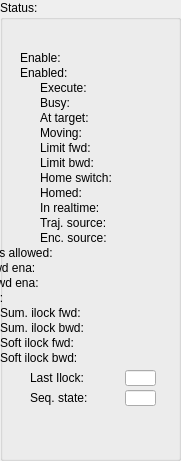
  <widget class="QGroupBox" name="groupBox_4">
   <property name="geometry">
    <rect>
     <x>710</x>
     <y>180</y>
     <width>181</width>
     <height>461</height>
    </rect>
   </property>
   <property name="title">
    <string>Status:</string>
   </property>
   <widget class="caLed" name="caled_67">
    <property name="geometry">
     <rect>
      <x>120</x>
      <y>275</y>
      <width>31</width>
      <height>16</height>
     </rect>
    </property>
    <property name="rectangular">
     <bool>true</bool>
    </property>
    <property name="gradientEnabled">
     <bool>false</bool>
    </property>
    <property name="ledWidth">
     <number>12</number>
    </property>
    <property name="ledHeight">
     <number>12</number>
    </property>
    <property name="channel" stdset="0">
     <string notr="true">$(DEV):$(Axis)-SftLimBwdEna-RB</string>
    </property>
    <property name="falseColor">
     <color>
      <red>160</red>
      <green>160</green>
      <blue>160</blue>
     </color>
    </property>
    <property name="trueColor">
     <color>
      <red>0</red>
      <green>85</green>
      <blue>0</blue>
     </color>
    </property>
   </widget>
   <widget class="caLed" name="caled_45">
    <property name="geometry">
     <rect>
      <x>120</x>
      <y>50</y>
      <width>31</width>
      <height>16</height>
     </rect>
    </property>
    <property name="rectangular">
     <bool>true</bool>
    </property>
    <property name="gradientEnabled">
     <bool>false</bool>
    </property>
    <property name="ledWidth">
     <number>12</number>
    </property>
    <property name="ledHeight">
     <number>12</number>
    </property>
    <property name="channel" stdset="0">
     <string notr="true">$(DEV):$(Axis)-EnaCmd-RB</string>
    </property>
    <property name="falseColor">
     <color>
      <red>160</red>
      <green>160</green>
      <blue>160</blue>
     </color>
    </property>
    <property name="trueColor">
     <color>
      <red>0</red>
      <green>85</green>
      <blue>0</blue>
     </color>
    </property>
   </widget>
   <widget class="caLabel" name="calabel_82">
    <property name="geometry">
     <rect>
      <x>40</x>
      <y>185</y>
      <width>71</width>
      <height>16</height>
     </rect>
    </property>
    <property name="maximumSize">
     <size>
      <width>16777215</width>
      <height>16</height>
     </size>
    </property>
    <property name="text">
     <string>Homed:</string>
    </property>
   </widget>
   <widget class="caLabel" name="calabel_83">
    <property name="geometry">
     <rect>
      <x>40</x>
      <y>200</y>
      <width>71</width>
      <height>16</height>
     </rect>
    </property>
    <property name="maximumSize">
     <size>
      <width>16777215</width>
      <height>16</height>
     </size>
    </property>
    <property name="text">
     <string>In realtime:</string>
    </property>
   </widget>
   <widget class="caLabel" name="calabel_79">
    <property name="geometry">
     <rect>
      <x>40</x>
      <y>110</y>
      <width>71</width>
      <height>16</height>
     </rect>
    </property>
    <property name="maximumSize">
     <size>
      <width>16777215</width>
      <height>16</height>
     </size>
    </property>
    <property name="text">
     <string>At target:</string>
    </property>
   </widget>
   <widget class="caLabel" name="calabel_80">
    <property name="geometry">
     <rect>
      <x>40</x>
      <y>125</y>
      <width>71</width>
      <height>16</height>
     </rect>
    </property>
    <property name="maximumSize">
     <size>
      <width>16777215</width>
      <height>16</height>
     </size>
    </property>
    <property name="text">
     <string>Moving:</string>
    </property>
   </widget>
   <widget class="caLabel" name="calabel_84">
    <property name="geometry">
     <rect>
      <x>40</x>
      <y>215</y>
      <width>71</width>
      <height>16</height>
     </rect>
    </property>
    <property name="maximumSize">
     <size>
      <width>16777215</width>
      <height>16</height>
     </size>
    </property>
    <property name="text">
     <string>Traj. source:</string>
    </property>
   </widget>
   <widget class="caLed" name="caled_62">
    <property name="geometry">
     <rect>
      <x>120</x>
      <y>215</y>
      <width>31</width>
      <height>16</height>
     </rect>
    </property>
    <property name="rectangular">
     <bool>true</bool>
    </property>
    <property name="gradientEnabled">
     <bool>false</bool>
    </property>
    <property name="ledWidth">
     <number>12</number>
    </property>
    <property name="ledHeight">
     <number>12</number>
    </property>
    <property name="channel" stdset="0">
     <string notr="true">$(DEV):$(Axis)-TrjSrcTyp-RB</string>
    </property>
    <property name="falseColor">
     <color>
      <red>160</red>
      <green>160</green>
      <blue>160</blue>
     </color>
    </property>
    <property name="trueColor">
     <color>
      <red>0</red>
      <green>0</green>
      <blue>255</blue>
     </color>
    </property>
   </widget>
   <widget class="caLabel" name="calabel_88">
    <property name="geometry">
     <rect>
      <x>-50</x>
      <y>260</y>
      <width>161</width>
      <height>16</height>
     </rect>
    </property>
    <property name="maximumSize">
     <size>
      <width>16777215</width>
      <height>16</height>
     </size>
    </property>
    <property name="text">
     <string>Softlim fwd ena:</string>
    </property>
   </widget>
   <widget class="caLed" name="caled_54">
    <property name="geometry">
     <rect>
      <x>120</x>
      <y>95</y>
      <width>31</width>
      <height>16</height>
     </rect>
    </property>
    <property name="rectangular">
     <bool>true</bool>
    </property>
    <property name="gradientEnabled">
     <bool>false</bool>
    </property>
    <property name="ledWidth">
     <number>12</number>
    </property>
    <property name="ledHeight">
     <number>12</number>
    </property>
    <property name="channel" stdset="0">
     <string notr="true">$(DEV):$(Axis)-Busy</string>
    </property>
    <property name="falseColor">
     <color>
      <red>0</red>
      <green>85</green>
      <blue>0</blue>
     </color>
    </property>
    <property name="trueColor">
     <color>
      <red>255</red>
      <green>0</green>
      <blue>0</blue>
     </color>
    </property>
   </widget>
   <widget class="caLed" name="caled_56">
    <property name="geometry">
     <rect>
      <x>120</x>
      <y>125</y>
      <width>31</width>
      <height>16</height>
     </rect>
    </property>
    <property name="rectangular">
     <bool>true</bool>
    </property>
    <property name="gradientEnabled">
     <bool>false</bool>
    </property>
    <property name="ledWidth">
     <number>12</number>
    </property>
    <property name="ledHeight">
     <number>12</number>
    </property>
    <property name="channel" stdset="0">
     <string notr="true">$(DEV):$(Axis)-Moving</string>
    </property>
    <property name="falseColor">
     <color>
      <red>0</red>
      <green>85</green>
      <blue>0</blue>
     </color>
    </property>
    <property name="trueColor">
     <color>
      <red>255</red>
      <green>0</green>
      <blue>0</blue>
     </color>
    </property>
   </widget>
   <widget class="caLabel" name="calabel_75">
    <property name="geometry">
     <rect>
      <x>20</x>
      <y>65</y>
      <width>91</width>
      <height>16</height>
     </rect>
    </property>
    <property name="maximumSize">
     <size>
      <width>16777215</width>
      <height>16</height>
     </size>
    </property>
    <property name="text">
     <string>Enabled:</string>
    </property>
   </widget>
   <widget class="caLabel" name="calabel_87">
    <property name="geometry">
     <rect>
      <x>-50</x>
      <y>245</y>
      <width>161</width>
      <height>16</height>
     </rect>
    </property>
    <property name="maximumSize">
     <size>
      <width>16777215</width>
      <height>16</height>
     </size>
    </property>
    <property name="text">
     <string>PLC cmds allowed:</string>
    </property>
   </widget>
   <widget class="caLabel" name="calabel_81">
    <property name="geometry">
     <rect>
      <x>40</x>
      <y>170</y>
      <width>71</width>
      <height>16</height>
     </rect>
    </property>
    <property name="maximumSize">
     <size>
      <width>16777215</width>
      <height>16</height>
     </size>
    </property>
    <property name="text">
     <string>Home switch:</string>
    </property>
   </widget>
   <widget class="caLed" name="caled_57">
    <property name="geometry">
     <rect>
      <x>120</x>
      <y>140</y>
      <width>31</width>
      <height>16</height>
     </rect>
    </property>
    <property name="rectangular">
     <bool>true</bool>
    </property>
    <property name="gradientEnabled">
     <bool>false</bool>
    </property>
    <property name="ledWidth">
     <number>12</number>
    </property>
    <property name="ledHeight">
     <number>12</number>
    </property>
    <property name="channel" stdset="0">
     <string notr="true">$(DEV):$(Axis)-LimFwd</string>
    </property>
    <property name="falseColor">
     <color>
      <red>255</red>
      <green>0</green>
      <blue>0</blue>
     </color>
    </property>
    <property name="trueColor">
     <color>
      <red>0</red>
      <green>85</green>
      <blue>0</blue>
     </color>
    </property>
   </widget>
   <widget class="caLed" name="caled_65">
    <property name="geometry">
     <rect>
      <x>120</x>
      <y>245</y>
      <width>31</width>
      <height>16</height>
     </rect>
    </property>
    <property name="rectangular">
     <bool>true</bool>
    </property>
    <property name="gradientEnabled">
     <bool>false</bool>
    </property>
    <property name="ledWidth">
     <number>12</number>
    </property>
    <property name="ledHeight">
     <number>12</number>
    </property>
    <property name="channel" stdset="0">
     <string notr="true">$(DEV):$(Axis)-CmdFrmPLCCmd-RB</string>
    </property>
    <property name="falseColor">
     <color>
      <red>160</red>
      <green>160</green>
      <blue>160</blue>
     </color>
    </property>
    <property name="trueColor">
     <color>
      <red>0</red>
      <green>0</green>
      <blue>255</blue>
     </color>
    </property>
   </widget>
   <widget class="caLed" name="caled_61">
    <property name="geometry">
     <rect>
      <x>120</x>
      <y>200</y>
      <width>31</width>
      <height>16</height>
     </rect>
    </property>
    <property name="rectangular">
     <bool>true</bool>
    </property>
    <property name="gradientEnabled">
     <bool>false</bool>
    </property>
    <property name="ledWidth">
     <number>12</number>
    </property>
    <property name="ledHeight">
     <number>12</number>
    </property>
    <property name="channel" stdset="0">
     <string notr="true">$(DEV):$(Axis)-InRT</string>
    </property>
    <property name="falseColor">
     <color>
      <red>160</red>
      <green>160</green>
      <blue>160</blue>
     </color>
    </property>
    <property name="trueColor">
     <color>
      <red>0</red>
      <green>85</green>
      <blue>0</blue>
     </color>
    </property>
   </widget>
   <widget class="caLabel" name="calabel_85">
    <property name="geometry">
     <rect>
      <x>40</x>
      <y>80</y>
      <width>71</width>
      <height>16</height>
     </rect>
    </property>
    <property name="maximumSize">
     <size>
      <width>16777215</width>
      <height>16</height>
     </size>
    </property>
    <property name="text">
     <string>Execute:</string>
    </property>
   </widget>
   <widget class="caLed" name="caled_52">
    <property name="geometry">
     <rect>
      <x>120</x>
      <y>65</y>
      <width>31</width>
      <height>16</height>
     </rect>
    </property>
    <property name="rectangular">
     <bool>true</bool>
    </property>
    <property name="gradientEnabled">
     <bool>false</bool>
    </property>
    <property name="ledWidth">
     <number>12</number>
    </property>
    <property name="ledHeight">
     <number>12</number>
    </property>
    <property name="channel" stdset="0">
     <string notr="true">$(DEV):$(Axis)-EnaAct</string>
    </property>
    <property name="falseColor">
     <color>
      <red>160</red>
      <green>160</green>
      <blue>160</blue>
     </color>
    </property>
    <property name="trueColor">
     <color>
      <red>0</red>
      <green>85</green>
      <blue>0</blue>
     </color>
    </property>
   </widget>
   <widget class="caLabel" name="calabel_86">
    <property name="geometry">
     <rect>
      <x>40</x>
      <y>155</y>
      <width>71</width>
      <height>16</height>
     </rect>
    </property>
    <property name="maximumSize">
     <size>
      <width>16777215</width>
      <height>16</height>
     </size>
    </property>
    <property name="text">
     <string>Limit bwd:</string>
    </property>
   </widget>
   <widget class="caLed" name="caled_55">
    <property name="geometry">
     <rect>
      <x>120</x>
      <y>110</y>
      <width>31</width>
      <height>16</height>
     </rect>
    </property>
    <property name="rectangular">
     <bool>true</bool>
    </property>
    <property name="gradientEnabled">
     <bool>false</bool>
    </property>
    <property name="ledWidth">
     <number>12</number>
    </property>
    <property name="ledHeight">
     <number>12</number>
    </property>
    <property name="channel" stdset="0">
     <string notr="true">$(DEV):$(Axis)-AtTarget</string>
    </property>
    <property name="falseColor">
     <color>
      <red>160</red>
      <green>160</green>
      <blue>160</blue>
     </color>
    </property>
    <property name="trueColor">
     <color>
      <red>0</red>
      <green>85</green>
      <blue>0</blue>
     </color>
    </property>
   </widget>
   <widget class="caLed" name="caled_66">
    <property name="geometry">
     <rect>
      <x>120</x>
      <y>260</y>
      <width>31</width>
      <height>16</height>
     </rect>
    </property>
    <property name="rectangular">
     <bool>true</bool>
    </property>
    <property name="gradientEnabled">
     <bool>false</bool>
    </property>
    <property name="ledWidth">
     <number>12</number>
    </property>
    <property name="ledHeight">
     <number>12</number>
    </property>
    <property name="channel" stdset="0">
     <string notr="true">$(DEV):$(Axis)-SftLimFwdEna-RB</string>
    </property>
    <property name="falseColor">
     <color>
      <red>160</red>
      <green>160</green>
      <blue>160</blue>
     </color>
    </property>
    <property name="trueColor">
     <color>
      <red>0</red>
      <green>85</green>
      <blue>0</blue>
     </color>
    </property>
   </widget>
   <widget class="caLed" name="caled_59">
    <property name="geometry">
     <rect>
      <x>120</x>
      <y>170</y>
      <width>31</width>
      <height>16</height>
     </rect>
    </property>
    <property name="rectangular">
     <bool>true</bool>
    </property>
    <property name="gradientEnabled">
     <bool>false</bool>
    </property>
    <property name="ledWidth">
     <number>12</number>
    </property>
    <property name="ledHeight">
     <number>12</number>
    </property>
    <property name="channel" stdset="0">
     <string notr="true">$(DEV):$(Axis)-HomeSwitch</string>
    </property>
    <property name="falseColor">
     <color>
      <red>160</red>
      <green>160</green>
      <blue>160</blue>
     </color>
    </property>
    <property name="trueColor">
     <color>
      <red>0</red>
      <green>85</green>
      <blue>0</blue>
     </color>
    </property>
   </widget>
   <widget class="caLed" name="caled_58">
    <property name="geometry">
     <rect>
      <x>120</x>
      <y>155</y>
      <width>31</width>
      <height>16</height>
     </rect>
    </property>
    <property name="rectangular">
     <bool>true</bool>
    </property>
    <property name="gradientEnabled">
     <bool>false</bool>
    </property>
    <property name="ledWidth">
     <number>12</number>
    </property>
    <property name="ledHeight">
     <number>12</number>
    </property>
    <property name="channel" stdset="0">
     <string notr="true">$(DEV):$(Axis)-LimBwd</string>
    </property>
    <property name="falseColor">
     <color>
      <red>255</red>
      <green>0</green>
      <blue>0</blue>
     </color>
    </property>
    <property name="trueColor">
     <color>
      <red>0</red>
      <green>85</green>
      <blue>0</blue>
     </color>
    </property>
   </widget>
   <widget class="caLabel" name="calabel_89">
    <property name="geometry">
     <rect>
      <x>20</x>
      <y>50</y>
      <width>91</width>
      <height>16</height>
     </rect>
    </property>
    <property name="maximumSize">
     <size>
      <width>16777215</width>
      <height>16</height>
     </size>
    </property>
    <property name="text">
     <string>Enable:</string>
    </property>
   </widget>
   <widget class="caLabel" name="calabel_90">
    <property name="geometry">
     <rect>
      <x>40</x>
      <y>95</y>
      <width>71</width>
      <height>16</height>
     </rect>
    </property>
    <property name="maximumSize">
     <size>
      <width>16777215</width>
      <height>16</height>
     </size>
    </property>
    <property name="text">
     <string>Busy:</string>
    </property>
   </widget>
   <widget class="caLed" name="caled_60">
    <property name="geometry">
     <rect>
      <x>120</x>
      <y>185</y>
      <width>31</width>
      <height>16</height>
     </rect>
    </property>
    <property name="rectangular">
     <bool>true</bool>
    </property>
    <property name="gradientEnabled">
     <bool>false</bool>
    </property>
    <property name="ledWidth">
     <number>12</number>
    </property>
    <property name="ledHeight">
     <number>12</number>
    </property>
    <property name="channel" stdset="0">
     <string notr="true">$(DEV):$(Axis)-Homed</string>
    </property>
    <property name="falseColor">
     <color>
      <red>255</red>
      <green>0</green>
      <blue>0</blue>
     </color>
    </property>
    <property name="trueColor">
     <color>
      <red>0</red>
      <green>85</green>
      <blue>0</blue>
     </color>
    </property>
   </widget>
   <widget class="caLabel" name="calabel_91">
    <property name="geometry">
     <rect>
      <x>40</x>
      <y>230</y>
      <width>71</width>
      <height>16</height>
     </rect>
    </property>
    <property name="maximumSize">
     <size>
      <width>16777215</width>
      <height>16</height>
     </size>
    </property>
    <property name="text">
     <string>Enc. source:</string>
    </property>
   </widget>
   <widget class="caLabel" name="calabel_92">
    <property name="geometry">
     <rect>
      <x>-50</x>
      <y>275</y>
      <width>161</width>
      <height>16</height>
     </rect>
    </property>
    <property name="maximumSize">
     <size>
      <width>16777215</width>
      <height>16</height>
     </size>
    </property>
    <property name="text">
     <string>Softlim bwd ena:</string>
    </property>
   </widget>
   <widget class="caLed" name="caled_63">
    <property name="geometry">
     <rect>
      <x>120</x>
      <y>230</y>
      <width>31</width>
      <height>16</height>
     </rect>
    </property>
    <property name="rectangular">
     <bool>true</bool>
    </property>
    <property name="gradientEnabled">
     <bool>false</bool>
    </property>
    <property name="ledWidth">
     <number>12</number>
    </property>
    <property name="ledHeight">
     <number>12</number>
    </property>
    <property name="channel" stdset="0">
     <string notr="true">$(DEV):$(Axis)-EncSrcTyp-RB</string>
    </property>
    <property name="falseColor">
     <color>
      <red>160</red>
      <green>160</green>
      <blue>160</blue>
     </color>
    </property>
    <property name="trueColor">
     <color>
      <red>0</red>
      <green>0</green>
      <blue>255</blue>
     </color>
    </property>
   </widget>
   <widget class="caLabel" name="calabel_93">
    <property name="geometry">
     <rect>
      <x>40</x>
      <y>140</y>
      <width>71</width>
      <height>16</height>
     </rect>
    </property>
    <property name="maximumSize">
     <size>
      <width>16777215</width>
      <height>16</height>
     </size>
    </property>
    <property name="text">
     <string>Limit fwd:</string>
    </property>
   </widget>
   <widget class="caLed" name="caled_53">
    <property name="geometry">
     <rect>
      <x>120</x>
      <y>80</y>
      <width>31</width>
      <height>16</height>
     </rect>
    </property>
    <property name="rectangular">
     <bool>true</bool>
    </property>
    <property name="gradientEnabled">
     <bool>false</bool>
    </property>
    <property name="ledWidth">
     <number>12</number>
    </property>
    <property name="ledHeight">
     <number>12</number>
    </property>
    <property name="channel" stdset="0">
     <string notr="true">$(DEV):$(Axis)-ExeCmd-RB</string>
    </property>
    <property name="falseColor">
     <color>
      <red>160</red>
      <green>160</green>
      <blue>160</blue>
     </color>
    </property>
    <property name="trueColor">
     <color>
      <red>0</red>
      <green>85</green>
      <blue>0</blue>
     </color>
    </property>
   </widget>
   <widget class="caLabel" name="calabel_67">
    <property name="geometry">
     <rect>
      <x>30</x>
      <y>370</y>
      <width>80</width>
      <height>16</height>
     </rect>
    </property>
    <property name="maximumSize">
     <size>
      <width>16777215</width>
      <height>16</height>
     </size>
    </property>
    <property name="text">
     <string>Last Ilock:</string>
    </property>
   </widget>
   <widget class="caLineEdit" name="calineedit_37">
    <property name="geometry">
     <rect>
      <x>125</x>
      <y>370</y>
      <width>31</width>
      <height>16</height>
     </rect>
    </property>
    <property name="maximumSize">
     <size>
      <width>16777215</width>
      <height>18</height>
     </size>
    </property>
    <property name="alignment">
     <set>Qt::AlignRight|Qt::AlignTrailing|Qt::AlignVCenter</set>
    </property>
    <property name="channel" stdset="0">
     <string>$(DEV):$(Axis)-LastIlock</string>
    </property>
    <property name="background">
     <color alpha="222">
      <red>192</red>
      <green>192</green>
      <blue>192</blue>
     </color>
    </property>
    <property name="colorMode">
     <enum>caLineEdit::Static</enum>
    </property>
    <property name="precisionMode">
     <enum>caLineEdit::Channel</enum>
    </property>
    <property name="limitsMode">
     <enum>caLineEdit::User</enum>
    </property>
    <property name="unitsEnabled">
     <bool>true</bool>
    </property>
   </widget>
   <widget class="caLabel" name="calabel_94">
    <property name="geometry">
     <rect>
      <x>30</x>
      <y>390</y>
      <width>80</width>
      <height>16</height>
     </rect>
    </property>
    <property name="maximumSize">
     <size>
      <width>16777215</width>
      <height>16</height>
     </size>
    </property>
    <property name="text">
     <string>Seq. state:</string>
    </property>
   </widget>
   <widget class="caLineEdit" name="calineedit_45">
    <property name="geometry">
     <rect>
      <x>125</x>
      <y>390</y>
      <width>31</width>
      <height>16</height>
     </rect>
    </property>
    <property name="maximumSize">
     <size>
      <width>16777215</width>
      <height>18</height>
     </size>
    </property>
    <property name="alignment">
     <set>Qt::AlignRight|Qt::AlignTrailing|Qt::AlignVCenter</set>
    </property>
    <property name="channel" stdset="0">
     <string>$(DEV):$(Axis)-SeqState</string>
    </property>
    <property name="background">
     <color alpha="222">
      <red>192</red>
      <green>192</green>
      <blue>192</blue>
     </color>
    </property>
    <property name="colorMode">
     <enum>caLineEdit::Static</enum>
    </property>
    <property name="precisionMode">
     <enum>caLineEdit::Channel</enum>
    </property>
    <property name="limitsMode">
     <enum>caLineEdit::User</enum>
    </property>
    <property name="unitsEnabled">
     <bool>true</bool>
    </property>
   </widget>
   <widget class="caLed" name="caled_77">
    <property name="geometry">
     <rect>
      <x>120</x>
      <y>290</y>
      <width>31</width>
      <height>16</height>
     </rect>
    </property>
    <property name="rectangular">
     <bool>true</bool>
    </property>
    <property name="gradientEnabled">
     <bool>false</bool>
    </property>
    <property name="ledWidth">
     <number>12</number>
    </property>
    <property name="ledHeight">
     <number>12</number>
    </property>
    <property name="channel" stdset="0">
     <string notr="true">$(DEV):$(Axis)-InStartup</string>
    </property>
    <property name="falseColor">
     <color>
      <red>160</red>
      <green>160</green>
      <blue>160</blue>
     </color>
    </property>
    <property name="trueColor">
     <color>
      <red>255</red>
      <green>0</green>
      <blue>0</blue>
     </color>
    </property>
   </widget>
   <widget class="caLabel" name="calabel_95">
    <property name="geometry">
     <rect>
      <x>-50</x>
      <y>290</y>
      <width>161</width>
      <height>16</height>
     </rect>
    </property>
    <property name="maximumSize">
     <size>
      <width>16777215</width>
      <height>16</height>
     </size>
    </property>
    <property name="text">
     <string>In startup:</string>
    </property>
   </widget>
   <widget class="caLed" name="caled_87">
    <property name="geometry">
     <rect>
      <x>120</x>
      <y>305</y>
      <width>31</width>
      <height>16</height>
     </rect>
    </property>
    <property name="rectangular">
     <bool>true</bool>
    </property>
    <property name="gradientEnabled">
     <bool>false</bool>
    </property>
    <property name="ledWidth">
     <number>12</number>
    </property>
    <property name="ledHeight">
     <number>12</number>
    </property>
    <property name="channel" stdset="0">
     <string notr="true">$(DEV):$(Axis)-SumIlockFwd</string>
    </property>
    <property name="falseColor">
     <color>
      <red>0</red>
      <green>85</green>
      <blue>0</blue>
     </color>
    </property>
    <property name="trueColor">
     <color>
      <red>255</red>
      <green>0</green>
      <blue>0</blue>
     </color>
    </property>
   </widget>
   <widget class="caLabel" name="calabel_96">
    <property name="geometry">
     <rect>
      <x>0</x>
      <y>305</y>
      <width>111</width>
      <height>16</height>
     </rect>
    </property>
    <property name="maximumSize">
     <size>
      <width>16777215</width>
      <height>16</height>
     </size>
    </property>
    <property name="text">
     <string>Sum. ilock fwd:</string>
    </property>
   </widget>
   <widget class="caLabel" name="calabel_97">
    <property name="geometry">
     <rect>
      <x>0</x>
      <y>320</y>
      <width>111</width>
      <height>16</height>
     </rect>
    </property>
    <property name="maximumSize">
     <size>
      <width>16777215</width>
      <height>16</height>
     </size>
    </property>
    <property name="text">
     <string>Sum. ilock bwd:</string>
    </property>
   </widget>
   <widget class="caLed" name="caled_88">
    <property name="geometry">
     <rect>
      <x>120</x>
      <y>320</y>
      <width>31</width>
      <height>16</height>
     </rect>
    </property>
    <property name="rectangular">
     <bool>true</bool>
    </property>
    <property name="gradientEnabled">
     <bool>false</bool>
    </property>
    <property name="ledWidth">
     <number>12</number>
    </property>
    <property name="ledHeight">
     <number>12</number>
    </property>
    <property name="channel" stdset="0">
     <string notr="true">$(DEV):$(Axis)-SumIlockBwd</string>
    </property>
    <property name="falseColor">
     <color>
      <red>0</red>
      <green>85</green>
      <blue>0</blue>
     </color>
    </property>
    <property name="trueColor">
     <color>
      <red>255</red>
      <green>0</green>
      <blue>0</blue>
     </color>
    </property>
   </widget>
   <widget class="caRelatedDisplay" name="carelateddisplay_2">
    <property name="geometry">
     <rect>
      <x>25</x>
      <y>420</y>
      <width>126</width>
      <height>21</height>
     </rect>
    </property>
    <property name="labels">
     <string>More...</string>
    </property>
    <property name="files">
     <string>ecmcAxisCntrlStatWd_v1.ui</string>
    </property>
    <property name="args">
     <string>DEV=$(DEV),Axis=$(Axis)</string>
    </property>
   </widget>
   <widget class="caLabel" name="calabel_116">
    <property name="geometry">
     <rect>
      <x>0</x>
      <y>350</y>
      <width>111</width>
      <height>16</height>
     </rect>
    </property>
    <property name="maximumSize">
     <size>
      <width>16777215</width>
      <height>16</height>
     </size>
    </property>
    <property name="text">
     <string>Soft ilock bwd:</string>
    </property>
   </widget>
   <widget class="caLed" name="caled_89">
    <property name="geometry">
     <rect>
      <x>120</x>
      <y>350</y>
      <width>31</width>
      <height>16</height>
     </rect>
    </property>
    <property name="rectangular">
     <bool>true</bool>
    </property>
    <property name="gradientEnabled">
     <bool>false</bool>
    </property>
    <property name="ledWidth">
     <number>12</number>
    </property>
    <property name="ledHeight">
     <number>12</number>
    </property>
    <property name="channel" stdset="0">
     <string notr="true">$(DEV):$(Axis)-SftLimBwdIlock</string>
    </property>
    <property name="falseColor">
     <color>
      <red>0</red>
      <green>85</green>
      <blue>0</blue>
     </color>
    </property>
    <property name="trueColor">
     <color>
      <red>255</red>
      <green>0</green>
      <blue>0</blue>
     </color>
    </property>
   </widget>
   <widget class="caLabel" name="calabel_117">
    <property name="geometry">
     <rect>
      <x>0</x>
      <y>335</y>
      <width>111</width>
      <height>16</height>
     </rect>
    </property>
    <property name="maximumSize">
     <size>
      <width>16777215</width>
      <height>16</height>
     </size>
    </property>
    <property name="text">
     <string>Soft ilock fwd:</string>
    </property>
   </widget>
   <widget class="caLed" name="caled_90">
    <property name="geometry">
     <rect>
      <x>120</x>
      <y>335</y>
      <width>31</width>
      <height>16</height>
     </rect>
    </property>
    <property name="rectangular">
     <bool>true</bool>
    </property>
    <property name="gradientEnabled">
     <bool>false</bool>
    </property>
    <property name="ledWidth">
     <number>12</number>
    </property>
    <property name="ledHeight">
     <number>12</number>
    </property>
    <property name="channel" stdset="0">
     <string notr="true">$(DEV):$(Axis)-SftLimFwdIlock</string>
    </property>
    <property name="falseColor">
     <color>
      <red>0</red>
      <green>85</green>
      <blue>0</blue>
     </color>
    </property>
    <property name="trueColor">
     <color>
      <red>255</red>
      <green>0</green>
      <blue>0</blue>
     </color>
    </property>
   </widget>
  </widget>
